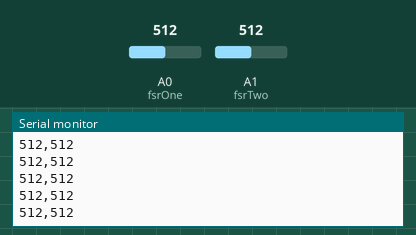
Recording of a sketch running on a simulated Arduino Uno, built with avr-gcc and run on an emulated ATmega328P. Shown: the last lines printed to the serial monitor. Inputs (shaded band) come from the test bench; at power-on: A0 (fsrOne) = 512, A1 (fsrTwo) = 512.

Above: at 1.2 s.
1.3 s: A0 (fsrOne) set to 716
At 2.4 s:
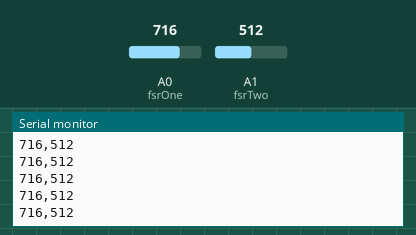
2.8 s: A1 (fsrTwo) set to 716
At 3.6 s:
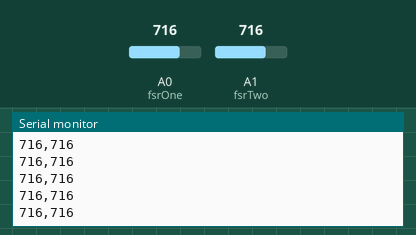
5.8 s: A0 (fsrOne) set to 900
At 6.8 s:
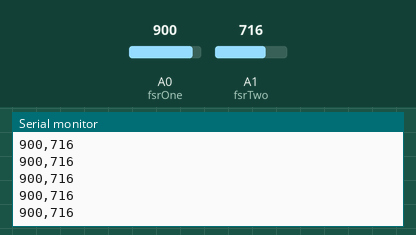
7.3 s: A1 (fsrTwo) set to 900
At 8.4 s:
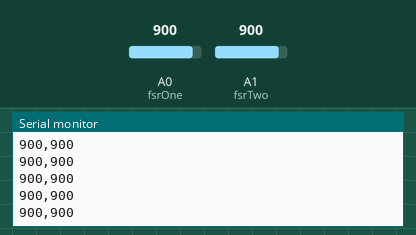
Timing chart, 0 to 9.8 s (numbered marks = the images above; inputs shaded):
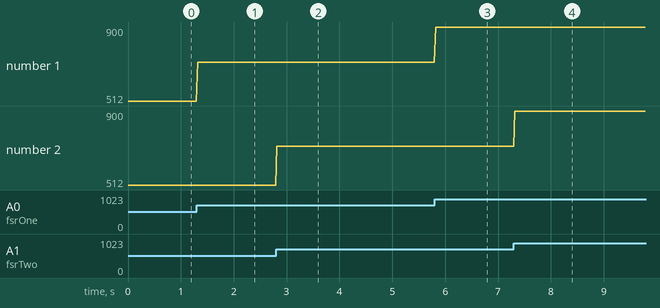

The sketch:

Arduino_Part.ino
```cpp
const int fsrOne = A0;
const int fsrTwo = A1;

int sensorValOne = 0;
int sensorValTwo = 0;

void setup()
{
  Serial.begin(9600);
  pinMode(fsrOne,INPUT);
  pinMode(fsrTwo,INPUT);
}

void loop()
{
  sensorValOne = analogRead(fsrOne);
  sensorValTwo = analogRead(fsrTwo);

  Serial.print(sensorValOne);
  Serial.print(",");
  Serial.println(sensorValTwo);
  delay(20);
}
```

Measured:
- after the input at 1.3 s, the serial monitor: prints a new line at once (image 1)
- after the input at 2.8 s, the serial monitor: prints a new line at once (image 2)
- after the input at 5.8 s, the serial monitor: prints a new line at once (image 3)
- after the input at 7.3 s, the serial monitor: prints a new line at once (image 4)
- plotted number 1: 512 → 716 after the input at 1.3 s, 716 → 900 after the input at 5.8 s
